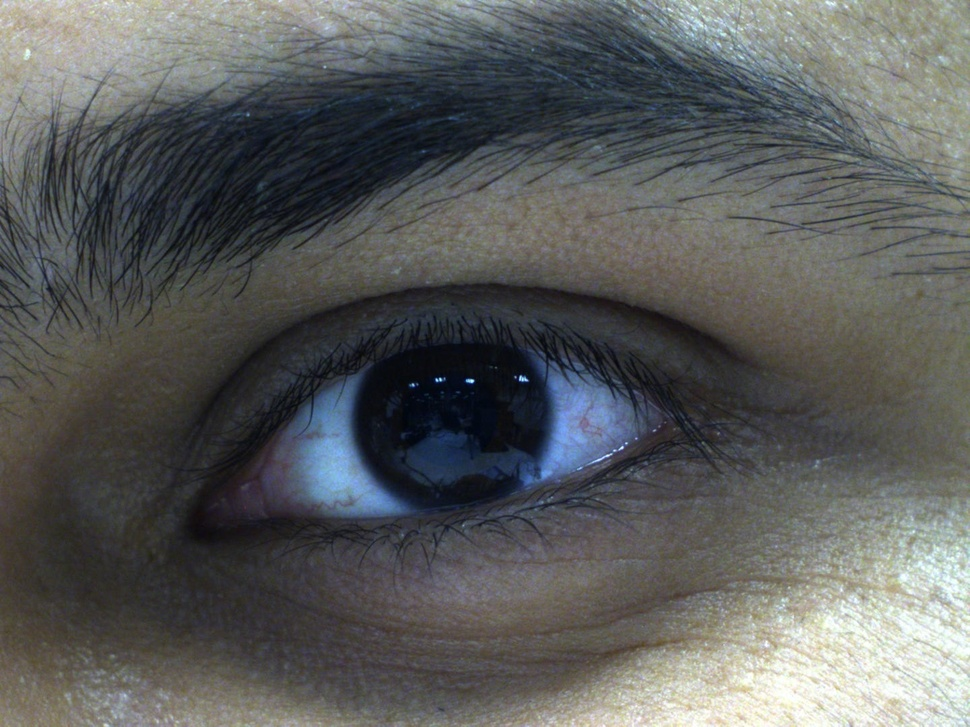
#> input picture img.jpeg, 970 x 727 px, shrunk from 1440 x 1080 before the run
$ python -i segmentation_test.py   (imports and definitions only)
#> lines starting #> are read from the running program, lines starting #| are printed output that depends on the picture; after the words box and inside, x2 and y2 are one past the last pixel; in counts of white or black regions, pixels touching at a corner belong together
#> further down, picture is the input picture: shape (727, 970, 3); mean B, G, R 92.1, 92.8, 91
import cv2
import numpy as np
from matplotlib import pyplot as plt


# [25 lines left out: functions show_image, brighten_image, add_threshold, not called in this run]

def add_floodfill(img):
    # Copy image for floodFill
    im_floodfill = img.copy()
    print('shape', im_floodfill.shape)
#| shape (727, 970, 3)

    # Mask for floodFill (h+2, w+2 to allow filling at edges)
    h, w = img.shape[:2]
#> h = 727; w = 970
    mask = np.zeros((h+2, w+2), np.uint8)

    # Seed point for floodFill
    seed_point = (0, 0)

    # Fill the background with 255 (white)
    cv2.floodFill(im_floodfill, mask, seed_point, 255)
#> im_floodfill: shape (727, 970, 3); under 0.01% of pixels changed, all inside (x1, y1, x2, y2) = (0, 0, 1, 1)

    # Invert floodfilled image
    im_floodfill_inv = cv2.bitwise_not(im_floodfill)
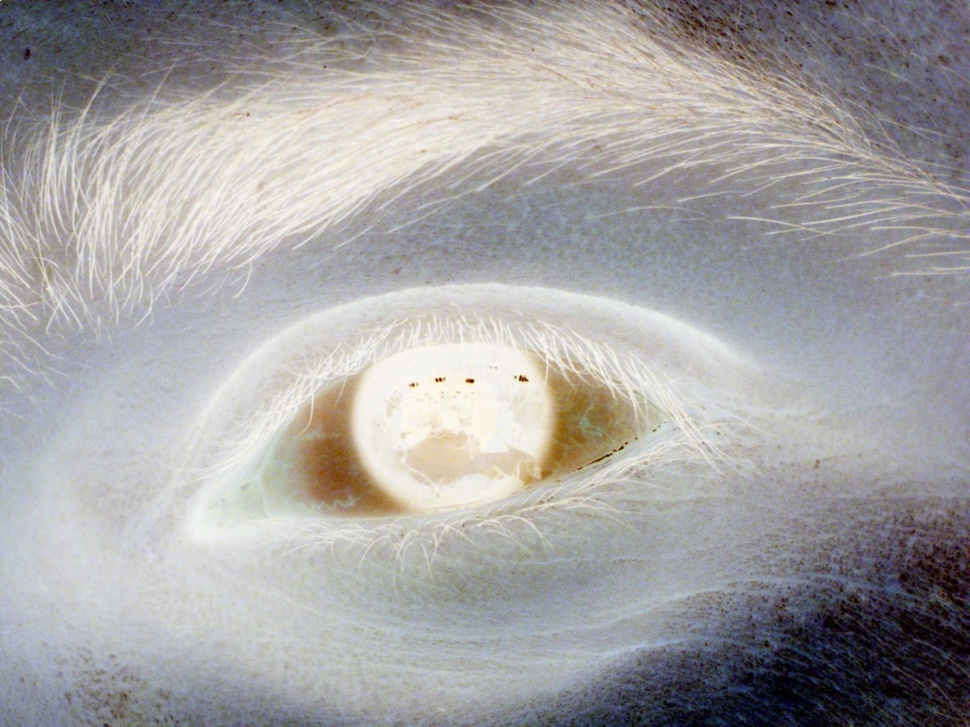
#> im_floodfill_inv: shape (727, 970, 3); mean B, G, R 162.9, 162.2, 164

    # Combine original image and inverted floodfilled image
#> (the run stopped early here; a loop or call above may not have finished)

$ run again, on 20240427_150511.png
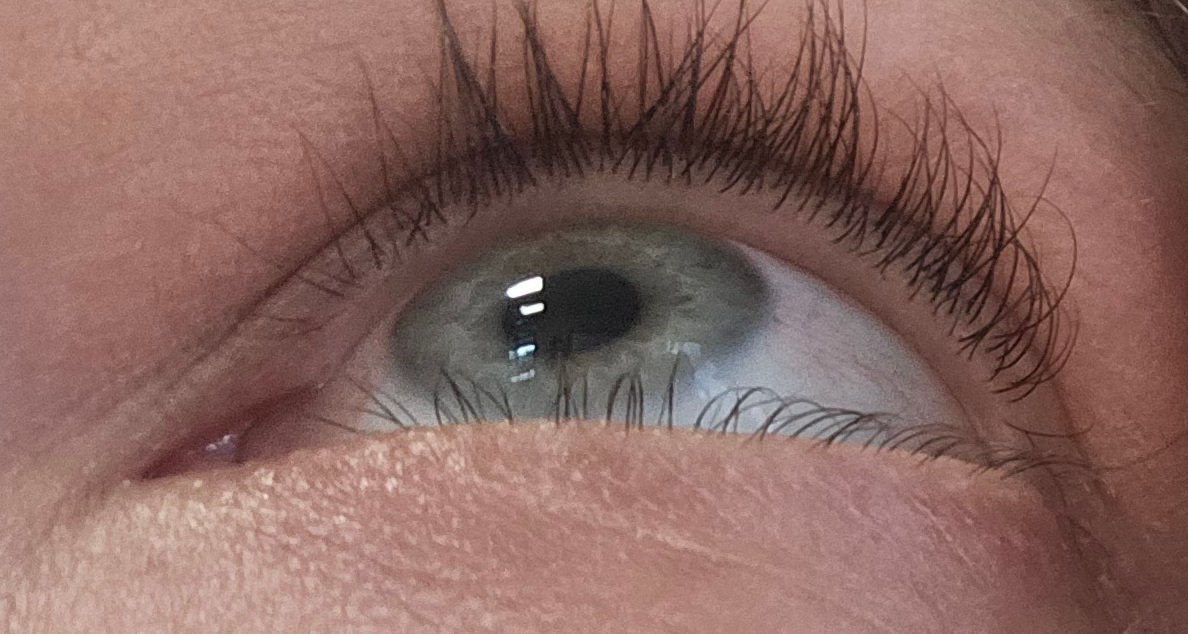
#> input picture 20240427_150511.png, 1188 x 634 px
#> picture is the input picture: shape (634, 1188, 3); mean B, G, R 97, 103.6, 138.4
#| shape (634, 1188, 3)
#> im_floodfill: shape (634, 1188, 3); under 0.01% of pixels changed, all inside (x1, y1, x2, y2) = (0, 0, 1, 1)
#> in add_floodfill, `im_floodfill_inv = cv2.bitwise_not(im_floodfill)`:
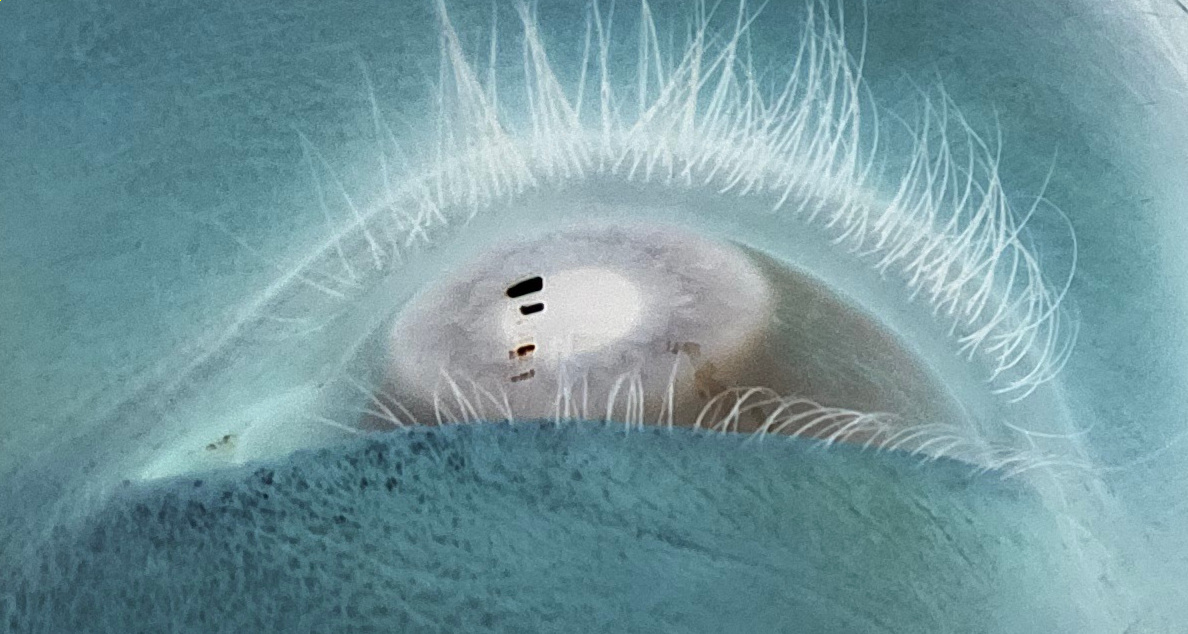
#> im_floodfill_inv: shape (634, 1188, 3); mean B, G, R 158, 151.4, 116.6
